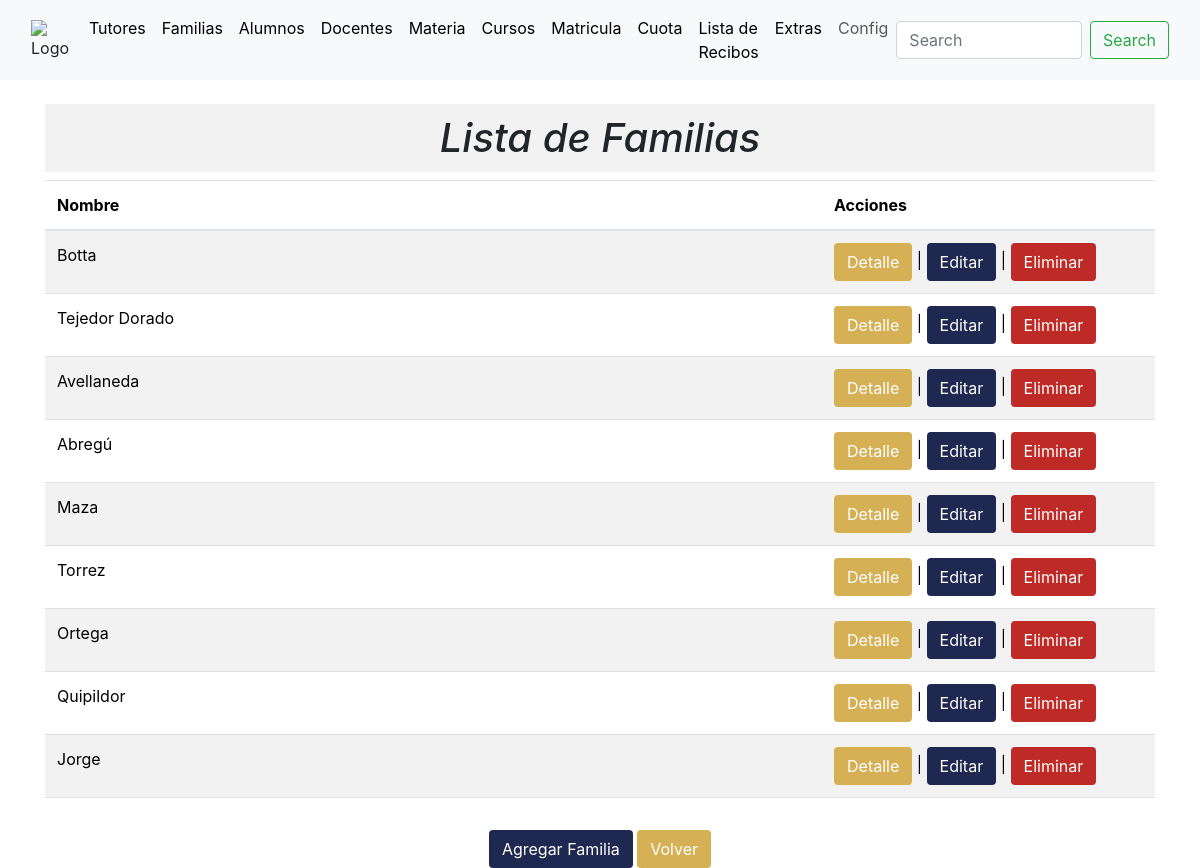
The page /familia_list (signed in) on the database its author committed.
### academico/models.py (models this page shows, shortened)
class Familia(models.Model):
    Tutores = models.ManyToManyField(Tutores,blank=False)
    Nombre_Familia = models.CharField(max_length=255, default=None)
    class Meta:
        db_table = 'familias'
        verbose_name = 'familia'
        verbose_name_plural = 'familias'

### academico/views.py (the view)
# urls.py: path('familia_list', views.familia_list, name='familia_list'),
@login_required
def familia_list(request):
    familias = Familia.objects.all()
    tutores = Tutores.objects.all()
    form = FamiliaForm()
    context = {'familias': familias,
               'tutores': tutores,
               'form': form}
    return render(request, 'familia_list.html', context)

### academico/forms.py
class FamiliaForm(forms.ModelForm):
    class Meta:
        model = Familia
        fields = ['Nombre_Familia']
        widgets = {
            'Nombre_Familia': forms.TextInput(attrs={'class': 'form-control'}),
        }
    def __init__(self, *args, **kwargs):
        super().__init__(*args, **kwargs)
        self.fields['Nombre_Familia'].required = False

### academico/models.py (called while the page is built)
    def __str__(self):
        return '%s %s '%(self.Nombre,self.Apellido)

### academico/templates/familia_list.html (shortened to what this page needs)
{% extends "base.html" %}
{%block content%}
<main>
  <div class="container mt-4">
    <div class="row justify-content-center">
      <div class="col-md-12 text-center">
        <h1 style="font-style: italic; background-color: #f2f2f2; padding: 10px;">Lista de Familias</h1>
      </div>
    </div>
    <div class="row justify-content-center">
      <div class="col-md-12"> <div class="table-responsive">
        <table class="table table-striped table-hover">
          <thead>
            <tr>
              <th style="width: 70%;">Nombre</th>
              <th>Acciones</th>
            </tr>
          </thead>
          <tbody>
            {% for familia in familias %}
            <tr>
              <td>
                {{ familia.Nombre_Familia }}
              </td>
              <td>
                <button type="button" class="btn" style="background-color: rgb(214,176,85); color: white;"
                        data-toggle="modal" data-target="#familiaDetailsModal{{ familia.pk }}">Detalle</button> |
                <button type="button" class="btn" style="background-color: rgb(31,40,81); color: white;"
                        data-toggle="modal" data-target="#familiaEditModal{{ familia.pk }}">Editar</button> |
                <button type="button" class="btn" style="background-color: rgb(190,43,39); color: white;"
                        data-toggle="modal" data-target="#familiaDeleteModal{{ familia.pk }}">Eliminar</button>
              </td>
            </tr>
            {% endfor %}
          </tbody>
        </table>
        </div>
      </div>
    </div>
    <div class="row justify-content-center mt-3">
      <div class="col-md-8 text-center">
        <button type="button" class="btn" style="background-color: rgb(31,40,81); color: white;" onclick="location.href='{% url 'familia_create' %}'">Agregar Familia</button>
        <button type="button" class="btn" style="background-color: rgb(214,176,85); color: white;" onclick="location.href='{% url 'index' %}'">Volver</button>
      </div>
    </div>
  </div>
</main>
{%endblock%}

### rows shown on the page
Familia: Nombre_Familia "Botta"
Familia: Nombre_Familia "Tejedor Dorado"
Familia: Nombre_Familia "Avellaneda"
Familia: Nombre_Familia "Abregú"
Familia: Nombre_Familia "Maza"
Familia: Nombre_Familia "Torrez"
Familia: Nombre_Familia "Ortega"
Familia: Nombre_Familia "Quipildor"
Familia: Nombre_Familia "Jorge"
